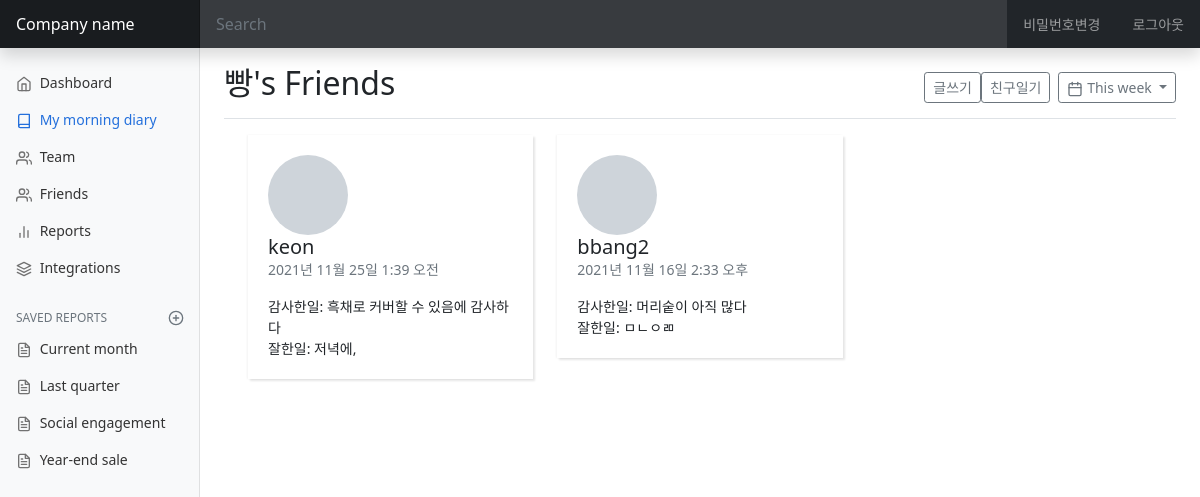
Before: /today_diary/1/friends_diary/ with the older database file.
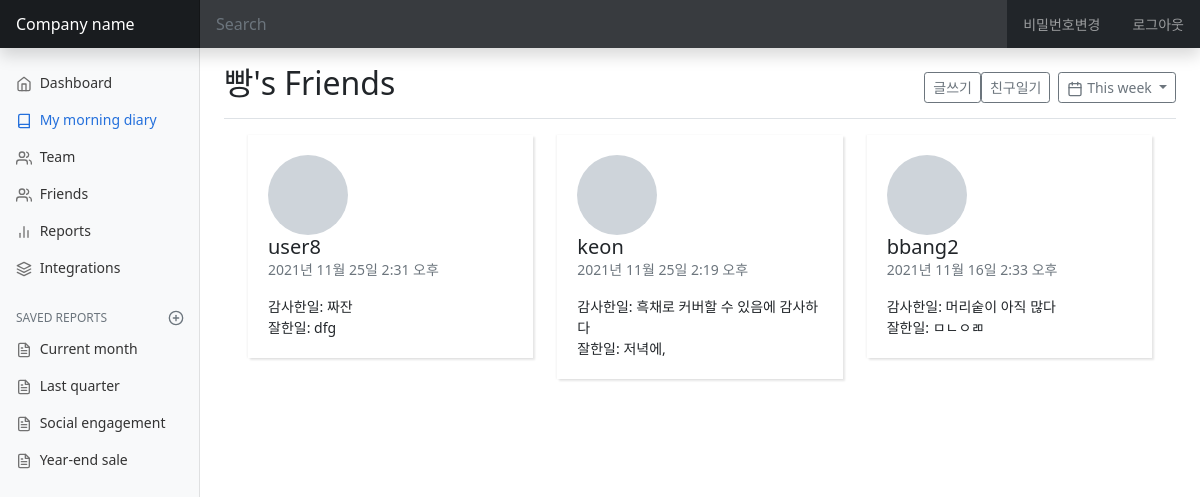
After: the same page with the newer database file.
### diary/models.py (models this page shows, shortened)
class User(AbstractUser):
    nickname = models.CharField(
        max_length=15,
        unique=True,
        null=True,
        validators=[validate_no_special_characters],
        error_messages={'unique': '이미 사용중인 닉네임입니다.'},
    )
    friends = models.ManyToManyField('self', blank=True)

class Diary(models.Model):
    thanks = models.TextField(blank=True, null=True)
    feelgood = models.TextField(blank=True, null=True)
    promise = models.TextField(blank=True, null=True)
    donegood = models.TextField(blank=True, null=True)
    makegood = models.TextField(blank=True, null=True)
    dt_created = models.DateTimeField(auto_now_add=True)
    dt_modified = models.DateTimeField(auto_now=True)
    author = models.ForeignKey(User, on_delete=models.SET_NULL, null=True)

### diary/views.py (the view)
# urls.py: path('today_diary/<int:pk>/friends_diary/', views.FriendsDiary.as_view(), name='friends-diary'),
class FriendsDiary(LoginRequiredMixin, DetailView):
    model = User
    template_name = 'diary/friends_diary.html'
    pk_url_kwarg = "pk"
    def get_context_data(self, **kwargs):
        context = super().get_context_data(**kwargs)
        user_pk = self.kwargs.get("pk")
        friend_list = User.objects.get(pk=user_pk).friends.all()
        friend_diary_list = []
        for friend in friend_list:
            today_diary = Diary.objects.filter(author=friend.pk).order_by('-dt_modified')
            if today_diary:
                today_diary=today_diary[0]
                diary_data = {
                    "username": friend.username,
                    "today_diary": today_diary,
                    "thanks": today_diary.thanks.split(", ")[0],
                    "donegood": today_diary.donegood.split(", ")[0],
                    "dt_modified": today_diary.dt_modified
                }
                friend_diary_list.append(diary_data)
            else:
                diary_data = {
                    "username": friend.username,
                    "dt_modified": 0
                }
                friend_diary_list.append(diary_data)
            friend_diary_list.sort(key=lambda x:x["dt_modified"], reverse=True)
        context["friend_diary_list"] = friend_diary_list
        return context

### diary/templates/diary/friends_diary.html
{% extends 'diary/base.html' %}
{% load static %}
{% block css %}
<link href={% static 'friends/css/friends.css' %} rel="stylesheet">
{% endblock css %}
{% block main_area %}
<main class="col-md-9 ms-sm-auto col-lg-10 px-md-4">
	<div class="d-flex justify-content-between flex-wrap flex-md-nowrap align-items-center pt-3 pb-2 mb-3 border-bottom">
		<h1 class="h2">{{ user.nickname }}'s Friends</h1>
		<div class="btn-toolbar mb-2 mb-md-0">
			<div class="btn-group me-2">
				<a href="{% url 'diary-write' %}"><button type="button" class="btn btn-sm btn-outline-secondary">글쓰기</button></a>
				<a href="{% url 'friends-diary' user.pk %}"><button type="button" class="btn btn-sm btn-outline-secondary">친구일기</button></a>
			</div>
			<button type="button" class="btn btn-sm btn-outline-secondary dropdown-toggle">
				<span data-feather="calendar"></span>
				This week
			</button>
		</div>
	</div>
	<div class="container">
		<div class="row">
		{% for friend_diary in friend_diary_list %}
			<div class="col-md-6 col-xl-4">
				<div class="card">
					<div class="card-body">
						<div class="media align-items-center"><span style="background-image: url(https://bootdey.com/img/Content/avatar/avatar6.png)" class="avatar avatar-xl mr-3"></span>
							<div class="media-body overflow-hidden">
								<h5 class="card-text mb-0">{{friend_diary.username}}</h5>
								<p class="card-text text-uppercase text-muted">{{friend_diary.dt_modified}}</p>
								<p class="card-text">
									{% if friend_diary.dt_modified != 0 %}
									감사한일: <span>{{friend_diary.thanks}}</span><br>
									잘한일: <span>{{friend_diary.donegood}}</span>
									{% else %}
									아직 쓴 일기가 없어요
									{% endif %}
								</p>
							</div>
						</div><a href="#" class="tile-link"></a>
					</div>
				</div>
			</div>
		{% endfor %}
		</div>
	</div>
</main>
{% endblock main_area %}

### diary/templates/diary/base.html (shortened to what this page needs)
{% load static %}
<!doctype html>
<html lang="en">
  <head>
<link href="https://cdn.jsdelivr.net/npm/bootstrap@5.1.3/dist/css/bootstrap.min.css" rel="stylesheet">
    <link href={% static 'diary/css/dashboard.css' %} rel="stylesheet">
    <link href={% static 'diary/css/diary.css' %} rel="stylesheet">
    {% block css %}
    {% endblock css %}
  </head>
  <body>
{% include 'diary/navbar.html' %}
<div class="container-fluid">
  <div class="row">
    {% include 'diary/side_nav.html' %}
    {% block main_area %}
    {% endblock main_area %}
  </div>
</div>
  </body>
</html>

### diary/templates/diary/navbar.html (shortened to what this page needs)
<header class="navbar navbar-expand-md navbar-dark sticky-top bg-dark flex-md-nowrap p-0 shadow">
  <a class="navbar-brand col-md-3 col-lg-2 me-0 px-3" href="#">Company name</a>
  <input class="form-control form-control-dark w-100" type="text" placeholder="Search" aria-label="Search">
  <div class="navbar-nav">
      {% if not user.is_authenticated %}
    <div class="nav-item text-nowrap">
      <a class="nav-link px-3" href="{% url 'account_login' %}">로그인</a>
    </div>
    <div class="nav-item text-nowrap">
      <a class="nav-link px-3" href="{% url 'account_signup' %}">회원가입</a>
    </div>
      {% else %}
    <div class="nav-item text-nowrap">
      <a class="nav-link px-3" href="{% url 'account_change_password' %}">비밀번호변경</a>
    </div>
    <div class="nav-item text-nowrap">
      <a class="nav-link px-3" href="{% url 'account_logout' %}">로그아웃</a>
    </div>
      {% endif %}
  </div>
</header>

### diary/templates/diary/side_nav.html (shortened to what this page needs)
{% load static %}
<nav id="sidebarMenu" class="col-md-3 col-lg-2 d-md-block bg-light sidebar collapse">
      <div class="position-sticky pt-3">
        <ul class="nav flex-column">
          <li class="nav-item">
            <a class="nav-link" aria-current="page" href="#">
              <span data-feather="home"></span>
              Dashboard
            </a>
          </li>
          <li class="nav-item">
            {% if user.is_authenticated %}
            <a id="nav-morning-diary" class="nav-link" href="{% url 'today-diary' user.pk %}">
            {% else %}
            <a id="nav-morning-diary" class="nav-link" href="{% url 'index' %}">
            {% endif %}
              <span data-feather="book"></span>
              My morning diary
            </a>
          </li>
          <li class="nav-item">
            <a class="nav-link" href="#">
              <span data-feather="users"></span>
              Team
            </a>
          </li>
          <li class="nav-item">
          {% if user.is_authenticated %}
            <a id="nav-friends" class="nav-link" href="{% url 'friends' user.username %}">
            {% else %}
            <a id="nav-friends" class="nav-link" href="{% url 'index' %}">
            {% endif %}
              <span data-feather="users"></span>
              Friends
            </a>
          </li>
          <li class="nav-item">
            <a class="nav-link" href="#">
              <span data-feather="bar-chart-2"></span>
              Reports
            </a>
          </li>
          <li class="nav-item">
            <a class="nav-link" href="#">
              <span data-feather="layers"></span>
              Integrations
            </a>
          </li>
        </ul>
        <h6 class="sidebar-heading d-flex justify-content-between align-items-center px-3 mt-4 mb-1 text-muted">
          <span>Saved reports</span>
          <a class="link-secondary" href="#" aria-label="Add a new report">
            <span data-feather="plus-circle"></span>
          </a>
        </h6>
        <ul class="nav flex-column mb-2">
          <li class="nav-item">
            <a class="nav-link" href="#">
              <span data-feather="file-text"></span>
              Current month
            </a>
          </li>
          <li class="nav-item">
            <a class="nav-link" href="#">
              <span data-feather="file-text"></span>
              Last quarter
            </a>
          </li>
          <li class="nav-item">
            <a class="nav-link" href="#">
              <span data-feather="file-text"></span>
              Social engagement
            </a>
          </li>
          <li class="nav-item">
            <a class="nav-link" href="#">
              <span data-feather="file-text"></span>
              Year-end sale
            </a>
          </li>
        </ul>
      </div>
</nav>

### diary/static/diary/css/dashboard.css (style rules this page uses)
body { font-size: .875rem; }
.feather { width: 16px; height: 16px; vertical-align: text-bottom; }
.sidebar { position: fixed; top: 0; bottom: 0; left: 0; z-index: 100; padding: 48px 0 0; box-shadow: inset -1px 0 0 rgba(0, 0, 0, .1); }
.sidebar .nav-link { font-weight: 500; color: #333; }
.sidebar .nav-link .feather { margin-right: 4px; color: #727272; }
.sidebar .nav-link.active { color: #2470dc; }
.sidebar .nav-link:hover .feather, .sidebar .nav-link.active .feather { color: inherit; }
.sidebar-heading { font-size: .75rem; text-transform: uppercase; }
.navbar-brand { padding-top: .75rem; padding-bottom: .75rem; font-size: 1rem; background-color: rgba(0, 0, 0, .25); box-shadow: inset -1px 0 0 rgba(0, 0, 0, .25); }
.navbar .form-control { padding: .75rem 1rem; border-width: 0; border-radius: 0; }
.form-control-dark { color: #fff; background-color: rgba(255, 255, 255, .1); border-color: rgba(255, 255, 255, .1); }

### diary/static/friends/css/friends.css (style rules this page uses)
.avatar.avatar-xl { width: 5rem; height: 5rem; }
.avatar { width: 2rem; height: 2rem; line-height: 2rem; border-radius: 50%; display: inline-block; background: #ced4da no-repeat center/cover; position: relative; text-align: center; color: #868e96; font-weight: 600; vertical-align: bottom; }
.card { background-color: #fff; border: 0 solid #eee; border-radius: 0; }
.card { margin-bottom: 30px; -webkit-box-shadow: 2px 2px 2px rgba(0,0,0,0.1), -1px 0 2px rgba(0,0,0,0.05); box-shadow: 2px 2px 2px rgba(0,0,0,0.1), -1px 0 2px rgba(0,0,0,0.05); }
.card-body { padding: 1.25rem; }
.tile-link { position: absolute; cursor: pointer; width: 100%; height: 100%; left: 0; top: 0; z-index: 30; }

Changed rows visible on the page:
added Diary: username "user8", dt_modified "2021년 11월 25일 2:31 오후", thanks "짜잔", donegood "dfg"
changed Diary "저녁에,": dt_modified "2021년 11월 25일 1:39 오전" → "2021년 11월 25일 2:19 오후"
